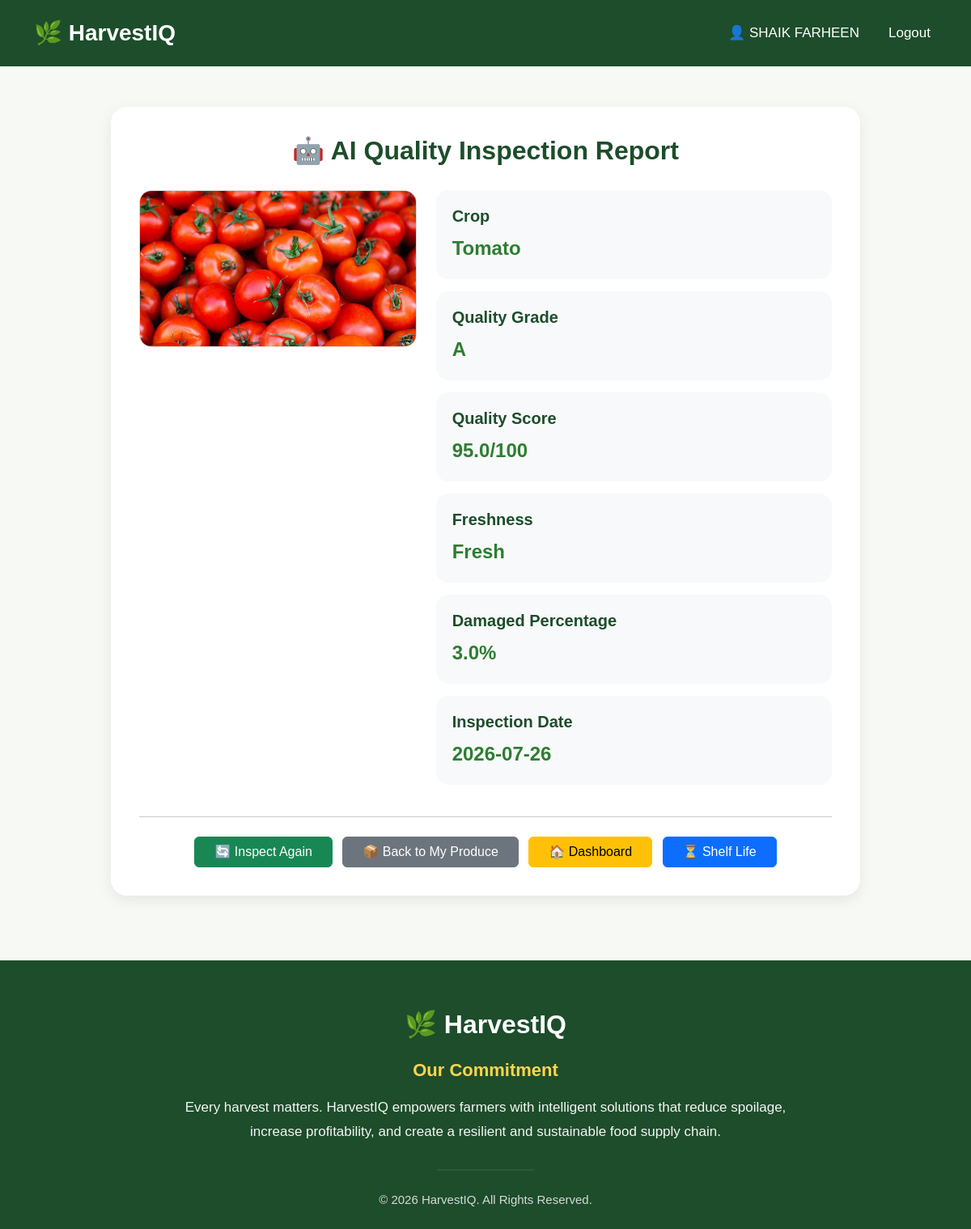
/inspection_result/1 (signed in), run on the app's committed database.
### app.py (models this page shows)
class QualityInspection(db.Model):
    __tablename__ = "quality_inspections"
    id = db.Column(db.Integer, primary_key=True)
    batch_id = db.Column(
        db.Integer,
        db.ForeignKey("produce_batches.id"),
        nullable=False,
        unique=True
    )
    quality_grade = db.Column(db.String(20))
    quality_score = db.Column(db.Float)
    freshness = db.Column(db.String(30))
    damaged_percentage = db.Column(db.Float)
    inspection_date = db.Column(db.Date)
    image = db.Column(db.String(200))
    batch = db.relationship(
        "ProduceBatch",
        back_populates="quality"
    )

class ProduceBatch(db.Model):
    __tablename__ = "produce_batches"
    id = db.Column(db.Integer, primary_key=True)
    farmer_id = db.Column(
        db.Integer,
        db.ForeignKey("farmers.id"),
        nullable=False
    )
    crop_name = db.Column(db.String(50))
    variety = db.Column(db.String(50))
    quantity = db.Column(db.Integer)
    unit = db.Column(db.String(20))
    harvest_date = db.Column(db.Date)
    farm_location = db.Column(db.String(200))
    status = db.Column(
        db.String(30),
        default="Registered"
    )
    farmer = db.relationship(
        "Farmer",
        back_populates="produce_batches"
    )
    quality = db.relationship(
        "QualityInspection",
        back_populates="batch",
        uselist=False,
        lazy=True
    )
    shelf_life = db.relationship(
        "ShelfLifePrediction",
        back_populates="batch",
        uselist=False,
        lazy=True
    )
    storage = db.relationship(
        "StorageRecord",
        back_populates="batch",
        lazy=True
    )
    deliveries = db.relationship(
        "Delivery",
        back_populates="batch",
        lazy=True
    )
    recommendation = db.relationship(
        "Recommendation",
        back_populates="batch",
        uselist=False,
        lazy=True
    )
    sale = db.relationship(
        "Sale",
        back_populates="batch",
        uselist=False,
        lazy=True
    )

### app.py (the view)
@app.route("/inspection_result/<int:batch_id>")
def inspection_result(batch_id):
    if "user_id" not in session:
        flash("Please login first.", "warning")
        return redirect(url_for("login"))
    batch = ProduceBatch.query.get_or_404(batch_id)
    inspection = QualityInspection.query.filter_by(
        batch_id=batch.id
    ).first()
    return render_template(
        "inspection_result.html",
        batch=batch,
        inspection=inspection
    )

### templates/inspection_result.html (shortened to what this page needs)
{% extends "base.html" %}
{% block content %}
<div class="container report-container">
    <div class="report-card">
        <h2>🤖 AI Quality Inspection Report</h2>
        <div class="row">
            <div class="col-md-5">
                {% if inspection.image %}
                <img src="{{ url_for('static', filename='uploads/' + inspection.image) }}" class="report-image">
                {% else %}
                <img src="https://via.placeholder.com/400x300?text=No+Image" class="report-image">
                {% endif %}
            </div>
            <div class="col-md-7">
                <div class="result-box">
                    <h5>Crop</h5>
                    <div class="result-value">
                        {{ batch.crop_name }}
                    </div>
                </div>
                <div class="result-box">
                    <h5>Quality Grade</h5>
                    <div class="result-value">
                        {{ inspection.quality_grade }}
                    </div>
                </div>
                <div class="result-box">
                    <h5>Quality Score</h5>
                    <div class="result-value">
                        {{ inspection.quality_score }}/100
                    </div>
                </div>
                <div class="result-box">
                    <h5>Freshness</h5>
                    <div class="result-value">
                        {{ inspection.freshness }}
                    </div>
                </div>
                <div class="result-box">
                    <h5>Damaged Percentage</h5>
                    <div class="result-value">
                        {{ inspection.damaged_percentage }}%
                    </div>
                </div>
                <div class="result-box">
                    <h5>Inspection Date</h5>
                    <div class="result-value">
                        {{ inspection.inspection_date }}
                    </div>
                </div>
            </div>
        </div>
        <hr class="my-4">
        <div class="text-center">
            <a href="{{ url_for('quality_inspection', batch_id=batch.id) }}" class="btn btn-success px-4">
                🔄 Inspect Again
            </a>
            <a href="{{ url_for('my_produce') }}" class="btn btn-secondary px-4 ms-2">
                📦 Back to My Produce
            </a>
            <a href="{{ url_for('farmer_dashboard') }}" class="btn btn-warning px-4 ms-2">
                🏠 Dashboard
            </a>
            <a href="{{ url_for('shelf_life_prediction', batch_id=batch.id) }}" class="btn btn-primary px-4 ms-2">
                ⏳ Shelf Life
            </a>
        </div>
    </div>
</div>
{% endblock %}

### templates/base.html (style rules this page uses)
* { margin: 0; padding: 0; box-sizing: border-box; font-family: Arial, Helvetica, sans-serif; }
body { background: #f7f9f4; color: #333; }
html { scroll-behavior: smooth; }

### templates/inspection_result.html (style rules this page uses)
.report-container { max-width: 950px; margin: 50px auto; }
.report-card { background: white; padding: 35px; border-radius: 20px; box-shadow: 0 5px 18px rgba(0, 0, 0, .08); }
.report-card h2 { text-align: center; color: #1d4d2b; font-weight: bold; margin-bottom: 30px; }
.report-image { width: 100%; border-radius: 15px; border: 1px solid #ddd; }
.result-box { background: #f8f9fa; border-radius: 15px; padding: 20px; margin-bottom: 15px; }
.result-box h5 { color: #1d4d2b; font-weight: bold; margin-bottom: 10px; }
.result-value { font-size: 24px; font-weight: bold; color: #2e7d32; }

### data on the page
QualityInspection: image (picture), quality_grade "A", quality_score "95.0", freshness "Fresh", damaged_percentage "3.0", inspection_date "2026-07-26"
ProduceBatch: crop_name "Tomato"

### other printed values
{{ session["name"] }} "SHAIK FARHEEN"
